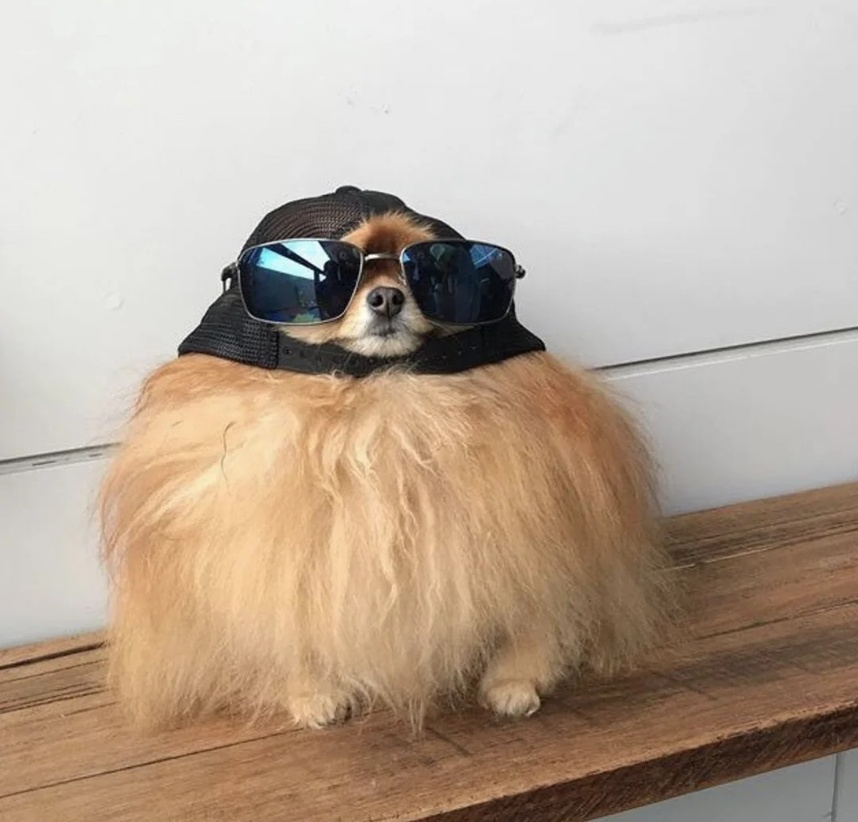
#> input picture images/test.jpg, 858 x 822 px, shrunk from 1080 x 1035 before the run
$ python benchmark.py
#> lines starting #> are read from the running program, lines starting #| are printed output that depends on the picture
### filters/grayscale_cpu.py
import cv2
import argparse

def to_grayscale_cpu(image):
    '''
    Function to take a color image and converts it into
    grayscale.

    image: image to be converted

    returns: grayscaled image
    '''
    return cv2.cvtColor(image, cv2.COLOR_BGR2GRAY)


# If block for the script to be run in the command line

# [12 lines that do not run on import are left out]

### benchmark.py
import time
import cv2
from filters.grayscale_cpu import to_grayscale_cpu
from filters.grayscale_gpu_numba import to_grayscale_gpu

image = cv2.imread("images/test.jpg")
#> image is the input picture: shape (822, 858, 3); mean B, G, R 151.4, 167.3, 184.1

# CPU
start = time.perf_counter()
cpu_result = to_grayscale_cpu(image)
#> in to_grayscale_cpu, `return cv2.cvtColor(image, cv2.COLOR_BGR2GRAY)`:
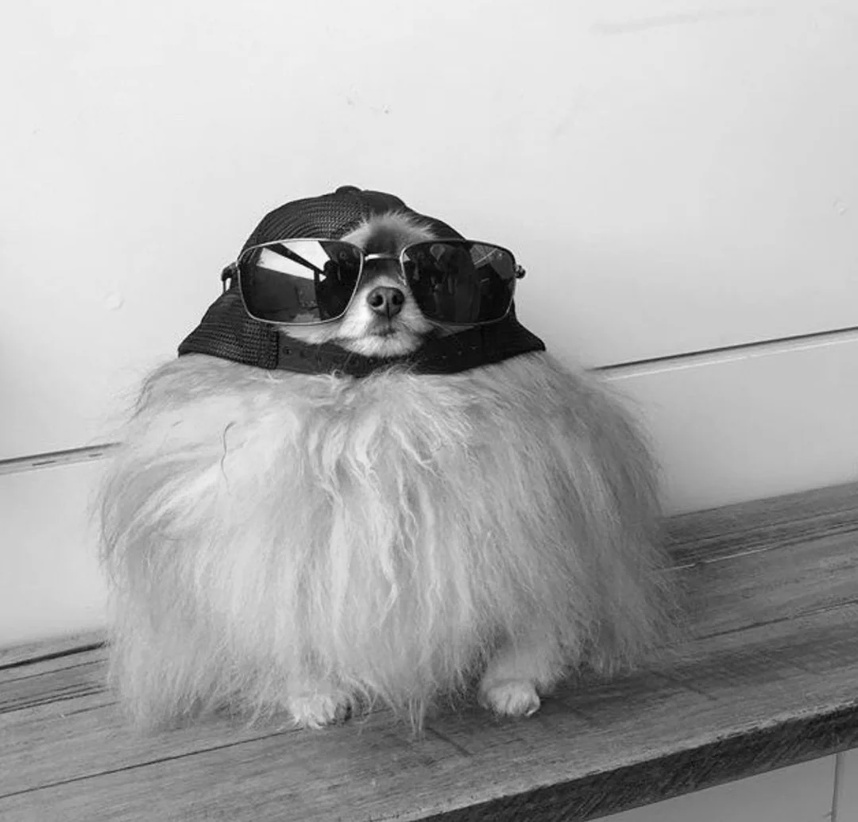
#> returned value: shape (822, 858); min 1, max 254, mean 170.5
end = time.perf_counter()
